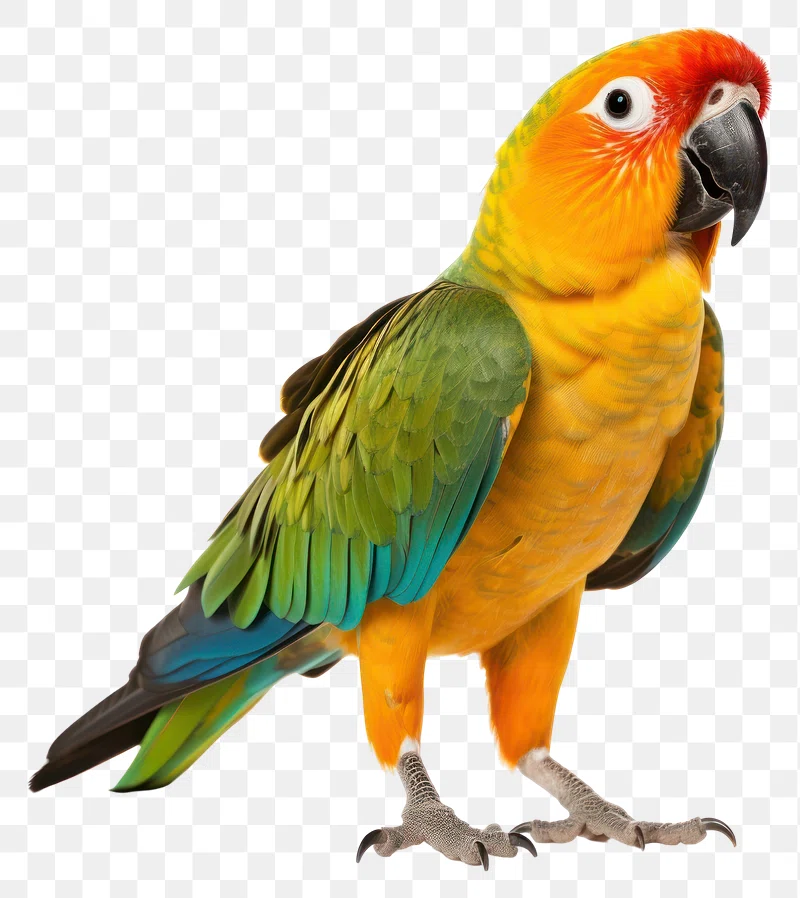
#> input picture lab5/images/Parrot.png, 800 x 898 px
$ jupyter execute lab_tasks.ipynb   (older library calls are emulated)
#> lines starting #> are read from the running program, lines starting #| are printed output that depends on the picture
# lab 5 - Tasks
## Hashim Aljarrash---2230000215---8MA2

## Task 1 - Convolve with 7x7 box filter

[cell 1]
import cv2
import numpy as np
import matplotlib.pyplot as plt

# Read image
image = cv2.imread('images/Parrot.png')
#> image is the input picture: shape (898, 800, 3); mean B, G, R 170.9, 200.7, 213.4
image = cv2.cvtColor(image, cv2.COLOR_BGR2RGB)

# Create 7x7 box filter kernel
kernel = np.ones((7, 7), np.float32) / 49

# Apply convolution
smoothed = cv2.filter2D(image, -1, kernel)
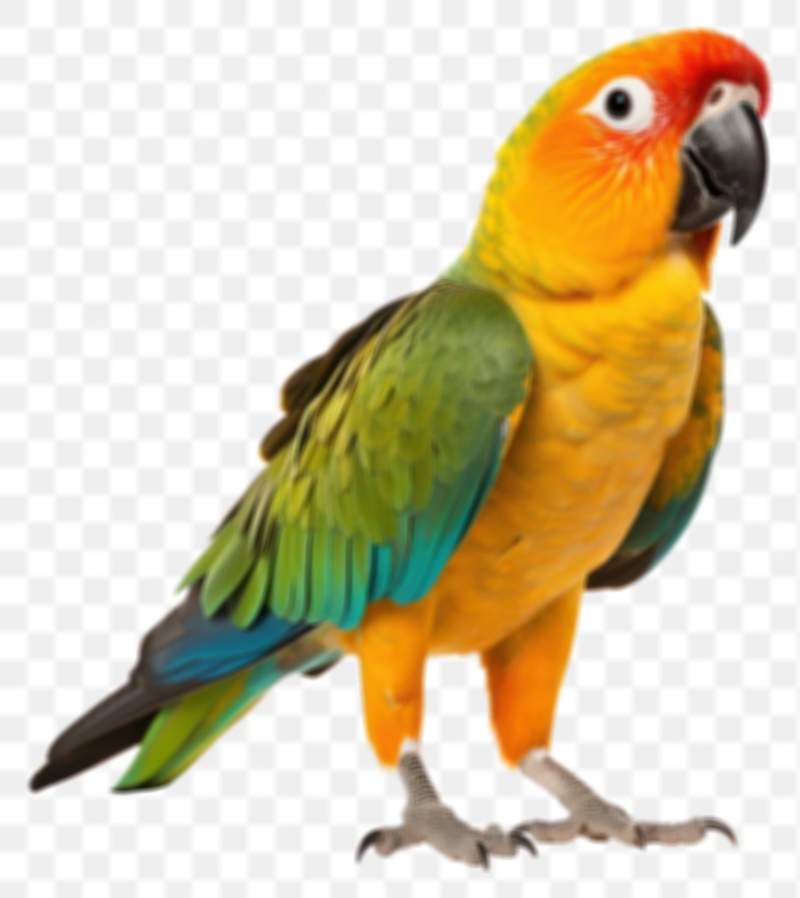
#> smoothed: shape (898, 800, 3); mean R, G, B 213.5, 200.7, 170.9

# Plot results
fig, ax = plt.subplots(1, 2, figsize=(10, 5))

ax[0].imshow(image)
ax[0].set_title("Original Image")
ax[0].axis("off")

ax[1].imshow(smoothed)
ax[1].set_title("7x7 Box Filter (Smoothed)")
ax[1].axis("off")

plt.show()
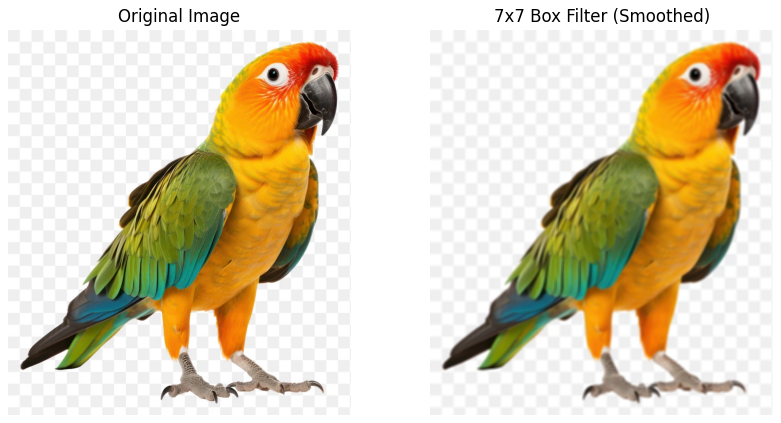
#> figure drawn by matplotlib, 2 panels

## Task 2 - Gaussian Filter (5x5) and (21x21)

[cell 2]
# Read image (you can change the file name if desired)
image = cv2.imread('images/Parrot.png')
image = cv2.cvtColor(image, cv2.COLOR_BGR2RGB)

# Apply Gaussian filters
gaussian_5 = cv2.GaussianBlur(image, (5, 5), 0)
gaussian_21 = cv2.GaussianBlur(image, (21, 21), 0)

# Plot results
fig, ax = plt.subplots(1, 3, figsize=(15, 5))

ax[0].imshow(image)
ax[0].set_title("Original Image")
ax[0].axis("off")

ax[1].imshow(gaussian_5)
ax[1].set_title("Gaussian 5x5")
ax[1].axis("off")

ax[2].imshow(gaussian_21)
ax[2].set_title("Gaussian 21x21")
ax[2].axis("off")

plt.show()
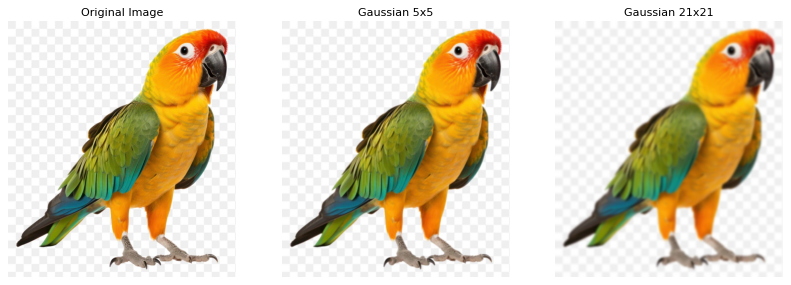
#> figure drawn by matplotlib, 3 panels

## Task 3 - Laplacian Sharpening

[cell 3]
# 1. Read the image
image = cv2.imread('images/Parrot.png')
image = cv2.cvtColor(image, cv2.COLOR_BGR2RGB)

# 2. Convert to float32
image_float = image.astype(np.float32) / 255.0

# 3. Apply Laplacian (3x3)
laplacian = cv2.Laplacian(image_float, cv2.CV_32F, ksize=3)
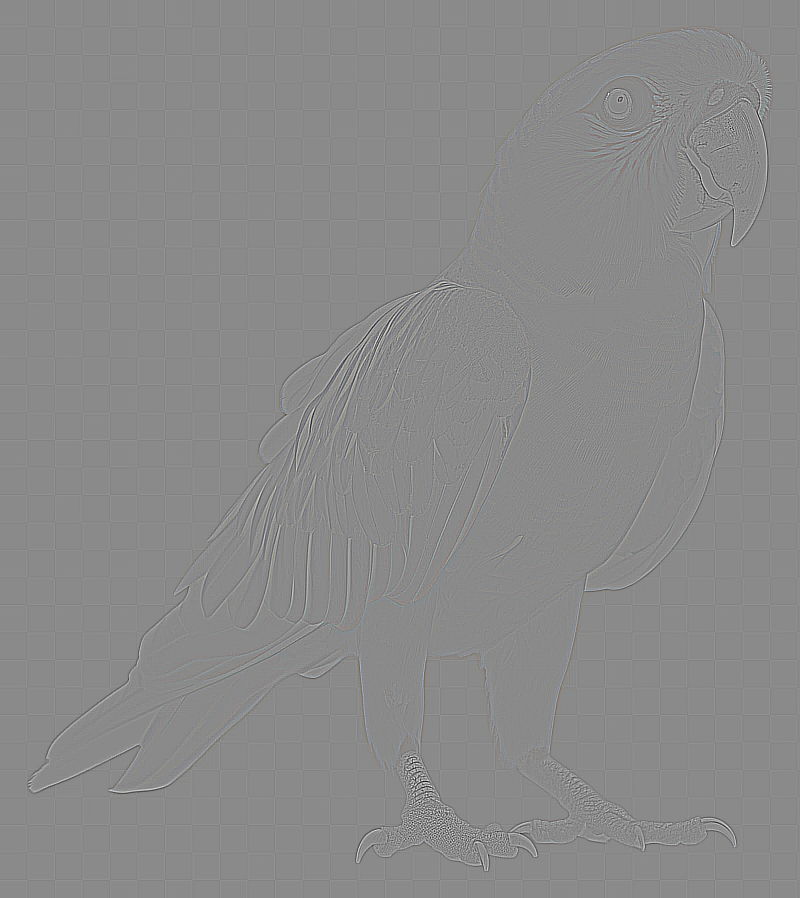
#> laplacian: shape (898, 800, 3) float32; mean R, G, B 1.1e-05, 1.1e-05, 1.1e-05; drawn with min black and max white

# 4. Sharpen the image
sharpened = np.clip(image_float - laplacian, 0, 1)
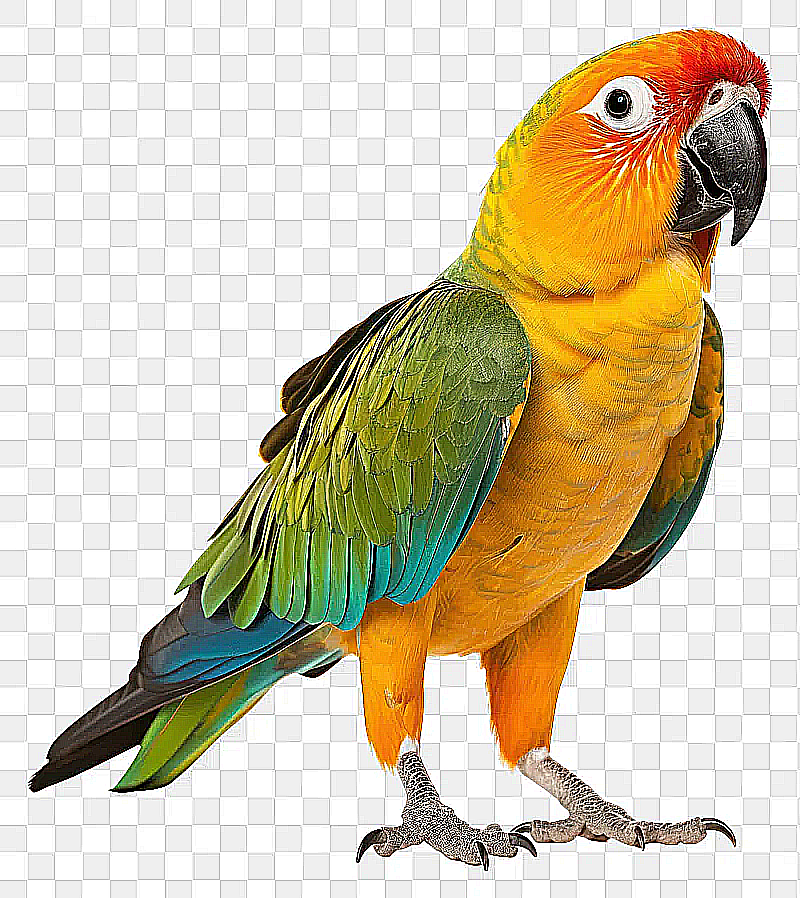
#> sharpened: shape (898, 800, 3) float32; mean R, G, B 0.822, 0.778, 0.674

# 5. Plot results
fig, ax = plt.subplots(1, 3, figsize=(15, 5))

ax[0].imshow(image)
ax[0].set_title("Original Image")
ax[0].axis("off")

ax[1].imshow(np.clip(laplacian + 0.5, 0, 1))  # shifted for visibility
ax[1].set_title("Laplacian Result")
ax[1].axis("off")

ax[2].imshow(sharpened)
ax[2].set_title("Sharpened Image")
ax[2].axis("off")

plt.show()
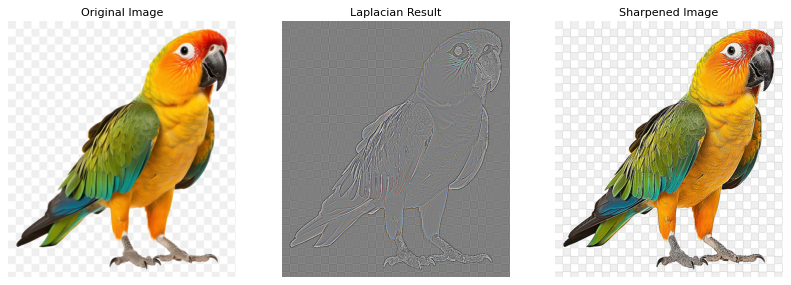
#> figure drawn by matplotlib, 3 panels
